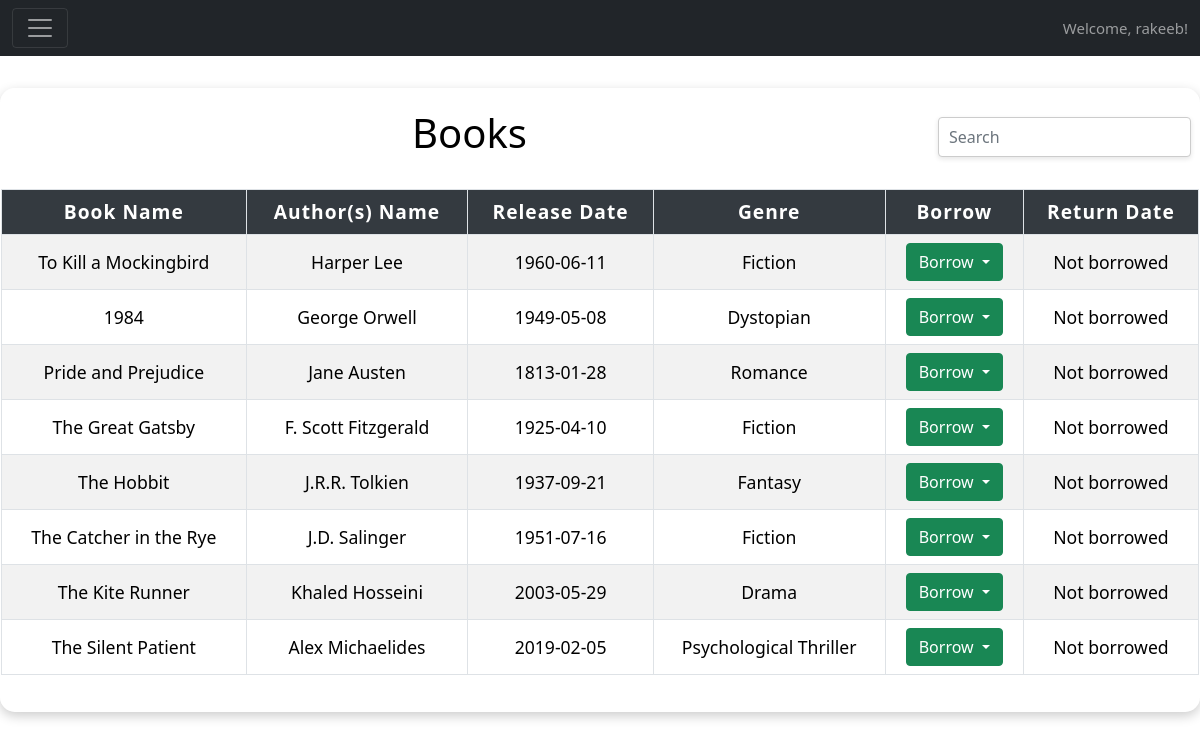
The app's page /books.php (signed in) with its own data.
### tables this page shows
CREATE TABLE `books` (
  `id` int(11) NOT NULL,
  `book_name` varchar(255) NOT NULL,
  `author_name` varchar(255) NOT NULL,
  `release_date` date NOT NULL,
  `genre` varchar(255) NOT NULL,
  `added_by` int(11) DEFAULT NULL
);

### fetchbooks.php (the view, shortened to what this page needs)
<?php
$servername = "localhost";
$username = "Abdul Rakeeb";
$password = "Bd123Ac234A";
$dbname = "library";
$conn = new mysqli($servername, $username, $password, $dbname);
$loggedInUser = $_SESSION['user_id'];
$stmt = $conn->prepare("SELECT id, book_name, author_name, release_date, genre FROM books");
$stmt->execute();
$stmt->bind_result($bookID, $bookname, $authorname, $releasedate, $genre);
$result = $stmt->get_result();
while ($row = $result->fetch_assoc()) {
    $borrowedBy = null;
    $bookID = $row['id'];
    $bookname = $row['book_name'];
    $authorname = $row['author_name'];
    $releasedate = $row['release_date'];
    $genre = $row['genre'];
    $check_stmt = $conn->prepare("SELECT member_id, return_date FROM borrowing WHERE book_id = ? AND returned_at IS NULL");
    $check_stmt->bind_param('i', $bookID);
    $check_stmt->execute();
    $check_stmt->bind_result($borrowedBy, $returnDate);
    echo "<tr>";
    echo "<td>" . $bookname . "</td>";
    echo "<td>" . $authorname . "</td>";
    echo "<td>" . $releasedate . "</td>";
    echo "<td>" . $genre . "</td>";
    if ($borrowedBy === $loggedInUser) {
        echo '<td><button class="btn btn-secondary" disabled>Borrowed by You</button></td>';
    } elseif ($borrowedBy) {
        echo '<td><button class="btn btn-secondary" disabled>Borrowed</button></td>';
    } else {
        echo   '<td>
                    <div class="dropdown">
                        <button class="btn btn-success dropdown-toggle" type="button" data-bs-toggle="dropdown" data-bs-auto-close="false" aria-expanded="false">
                            Borrow
                        </button>
                        <form class="dropdown-menu dropdown-menu-dark p-4" method="post" action="borrowlogic.php">
                            <div class="mb-3">
                            <label for="returndate" class="form-label">Return date</label>
                            <input type="date" class="form-control" id="returndate" name="returnDate" required><br>
                            <input type="hidden" name="book_id" value="' . $bookID . '">
                            </div>
                            <button type="submit" class="btn btn-success">Borrow</button>
                        </form>
                    </div>
                </td>';
    }
    if ($borrowedBy) {
        echo "<td>" .  date('Y-m-d H:i', strtotime($returnDate)) . "</td>";
    } else {
        echo "<td>Not borrowed</td>";
    }
}
?>

### style3.css (style rules this page uses)
body { display: flex; justify-content: center; align-items: center; height: 100vh; margin: 0; padding-top: 20px; padding-bottom: 20px; background-image: url('background.jpg'); background-size: cover; background-position: center; }
table th, table td { text-align: center; vertical-align: middle; }
table td { color: #000000; padding: 10px; }

### records on screen
books: book_name "To Kill a Mockingbird", author_name "Harper Lee", release_date "1960-06-11", genre "Fiction"
books: book_name "1984", author_name "George Orwell", release_date "1949-05-08", genre "Dystopian"
books: book_name "Pride and Prejudice", author_name "Jane Austen", release_date "1813-01-28", genre "Romance"
books: book_name "The Great Gatsby", author_name "F. Scott Fitzgerald", release_date "1925-04-10", genre "Fiction"
books: book_name "The Hobbit", author_name "J.R.R. Tolkien", release_date "1937-09-21", genre "Fantasy"
books: book_name "The Catcher in the Rye", author_name "J.D. Salinger", release_date "1951-07-16", genre "Fiction"
books: book_name "The Kite Runner", author_name "Khaled Hosseini", release_date "2003-05-29", genre "Drama"
books: book_name "The Silent Patient", author_name "Alex Michaelides", release_date "2019-02-05", genre "Psychological Thriller"

### other values on screen
$_SESSION['username'] "rakeeb"
